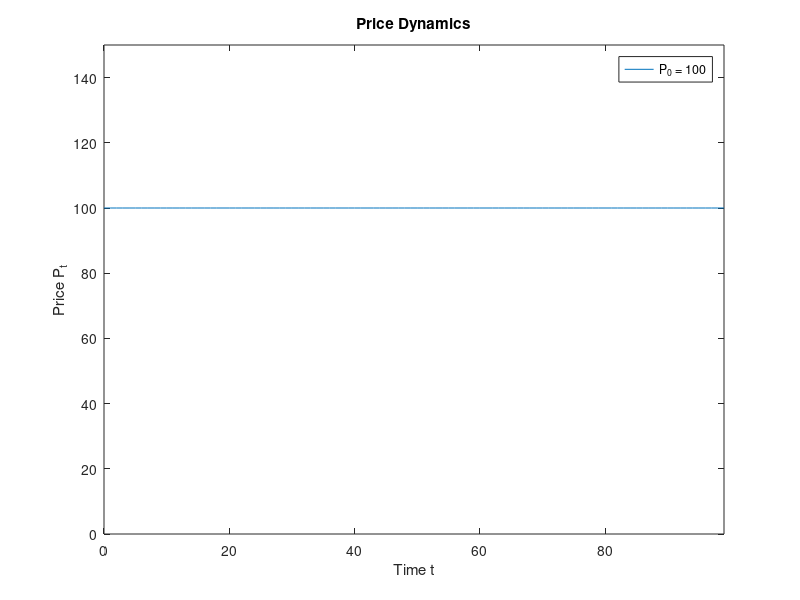

Reproduce this figure in MATLAB.
% PROGRAM NAME: ps1
%
% This program generates and plots the price dynamics given the first-order 
% difference equation discussed in the problem set given some initial price 
%
% Prepared by Fu Tan
% Last update: 09/08/15

clear;
clc;

%%%%%%%%%%%%%
% PARAMETERS
%%%%%%%%%%%%%
r = 0.01; % interest rate
d = 1; % constant dividend
p0 = 100; % initial price
dim = 99; % terminal period t = 99

%%%%%%%%%%%%%%%%%
% INITIALIZATION
%%%%%%%%%%%%%%%%%
pvector = zeros(dim+1,1); % creating a vector of price from t=0 to t=99
tvector = linspace(0,dim,dim+1)'; % creating a vector for time from 0 to 99
pvector(1) = p0; % giving value to the first element of the price vector
                 % with the initial price

%%%%%%%%%%%
% DYNAMICS
%%%%%%%%%%%

for n = 2:dim+1 % starting from t = 1 to t = 100 
    pvector(n) = (1+r)*pvector(n-1)-d; % updating the price in the next period 
                                       % with the first-order difference
                                       % equation
end

%%%%%%%%
% PLOTS
%%%%%%%%
figure();
plot(tvector(:),pvector(:));
title('Price Dynamics');
xlabel('Time t'); ylabel('Price P_t');
legend('P_0 = 100','Location','Northeast');
axis([0 dim 0 150])
